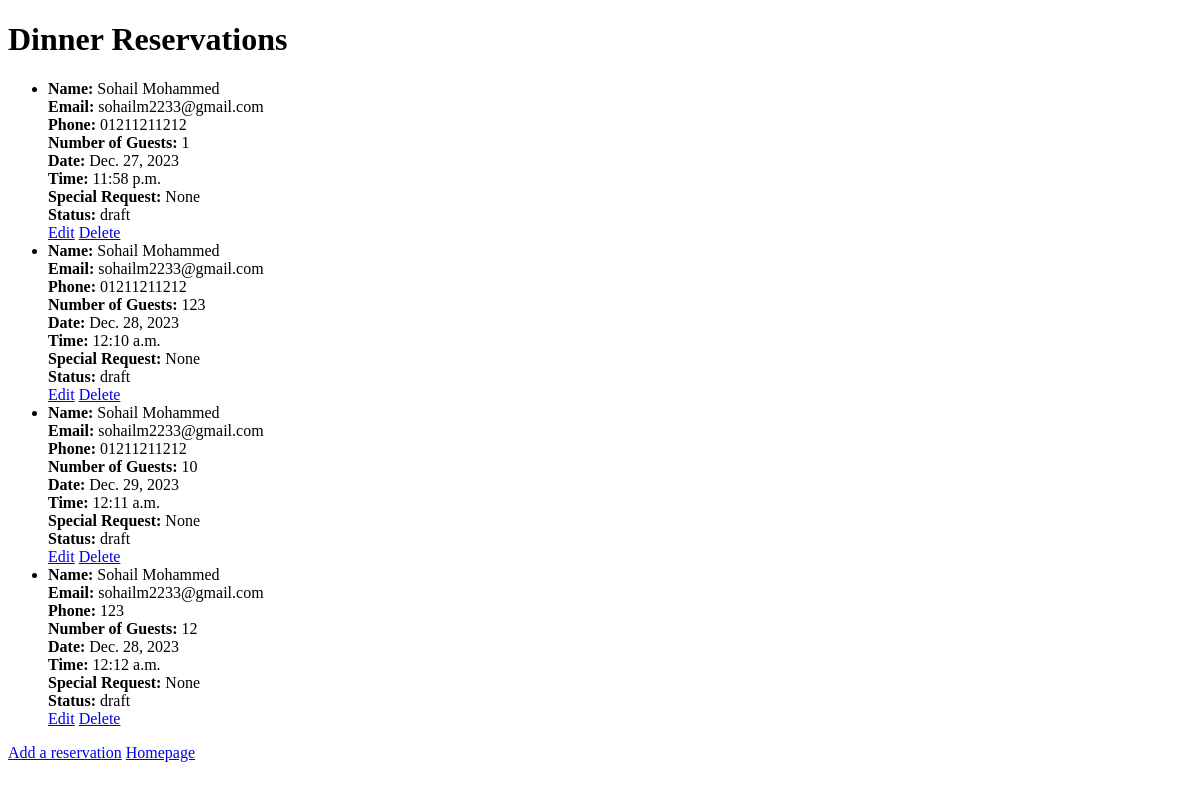
Before: /sweet_spot/ with the older database file.
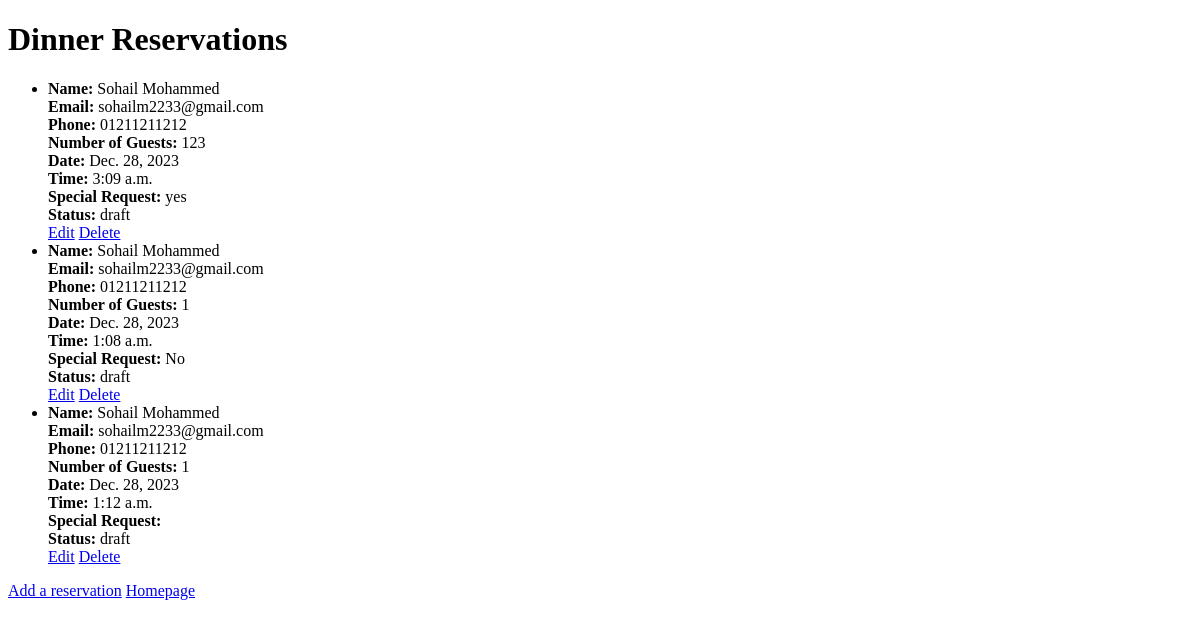
After: the same page with the newer database file.
### SweetSpot/models.py (models this page shows)
class DinnerReservation(models.Model):
    first_name = models.CharField(max_length=100)
    last_name = models.CharField(max_length=100)
    slug = models.SlugField(max_length=255, unique=True, null=True)
    email = models.EmailField()
    phone_number = models.CharField(max_length=20)
    no_of_guests = models.IntegerField()
    no_of_tables = models.IntegerField(default=0)
    date_selected = models.DateField()
    time_selected = models.TimeField()
    special_request = models.TextField(blank=True)
    created_on = models.DateTimeField(auto_now_add=True)
    status = models.IntegerField(choices=STATUS)
    done = models.BooleanField(default=False)
    class Meta:
        ordering = ['-created_on']

### SweetSpot/views.py (the view)
# urls.py: path('sweet_spot/', views.get_sweet_spot, name='sweet_spot'),
def get_sweet_spot(request):
    reservations = DinnerReservation.objects.all().order_by('id')
    print(reservations)
    context = {
        'reservations': reservations
    }
    return render(request, 'SweetSpot/sweet_spot.html', context)

### SweetSpot/templates/SweetSpot/sweet_spot.html (shortened to what this page needs)
<!DOCTYPE html>
<html lang="en">
<head>
</head>
<body>
    <h1>Dinner Reservations</h1>
    <ul>
        {% for reservation in reservations %}
        <li {% if reservation.status == 1 %}class="done"{% endif %}>
            <strong>Name:</strong>
            {% if reservation.status == 1 %}
                <strike>{{ reservation.first_name }} {{ reservation.last_name }}</strike>
            {% else %}
                {{ reservation.first_name }} {{ reservation.last_name }}
            {% endif %}
            <br>
            <strong>Email:</strong> {{ reservation.email }} <br>
            <strong>Phone:</strong> {{ reservation.phone_number }} <br>
            <strong>Number of Guests:</strong> {{ reservation.no_of_guests }} <br>
            <strong>Date:</strong> {{ reservation.date_selected }} <br>
            <strong>Time:</strong> {{ reservation.time_selected }} <br>
            <strong>Special Request:</strong> {{ reservation.special_request }} <br>
            <strong>Status:</strong> {{ reservation.get_status_display }} <br>
            <a href="/edit/{{ reservation.id }}">Edit</a>
            <a href="{% url 'delete_reservation' reservation.id %}">Delete</a>
        </li>
        {% empty %}
        <li>No reservations available.</li>
        {% endfor %}
    </ul>
    <a href="{% url 'add_reservation' %}">Add a reservation</a>
    <a href="{% url 'homepage' %}">Homepage</a>
</body>
</html>

Changed rows visible on the page:
removed DinnerReservation: first_name "Sohail", last_name "Mohammed", email "sohailm2233@gmail.com", phone_number "01211211212", no_of_guests "1", date_selected "Dec. 27, 2023", time_selected "11:58 p.m.", special_request "None", status "draft"
removed DinnerReservation: first_name "Sohail", last_name "Mohammed", email "sohailm2233@gmail.com", phone_number "01211211212", no_of_guests "123", date_selected "Dec. 28, 2023", time_selected "12:10 a.m.", special_request "None", status "draft"
removed DinnerReservation: first_name "Sohail", last_name "Mohammed", email "sohailm2233@gmail.com", phone_number "01211211212", no_of_guests "10", date_selected "Dec. 29, 2023", time_selected "12:11 a.m.", special_request "None", status "draft"
removed DinnerReservation: first_name "Sohail", last_name "Mohammed", email "sohailm2233@gmail.com", phone_number "123", no_of_guests "12", date_selected "Dec. 28, 2023", time_selected "12:12 a.m.", special_request "None", status "draft"
added DinnerReservation: first_name "Sohail", last_name "Mohammed", email "sohailm2233@gmail.com", phone_number "01211211212", no_of_guests "123", date_selected "Dec. 28, 2023", time_selected "3:09 a.m.", special_request "yes", status "draft"
added DinnerReservation: first_name "Sohail", last_name "Mohammed", email "sohailm2233@gmail.com", phone_number "01211211212", no_of_guests "1", date_selected "Dec. 28, 2023", time_selected "1:08 a.m.", special_request "No", status "draft"
added DinnerReservation: first_name "Sohail", last_name "Mohammed", email "sohailm2233@gmail.com", phone_number "01211211212", no_of_guests "1", date_selected "Dec. 28, 2023", time_selected "1:12 a.m.", status "draft"
